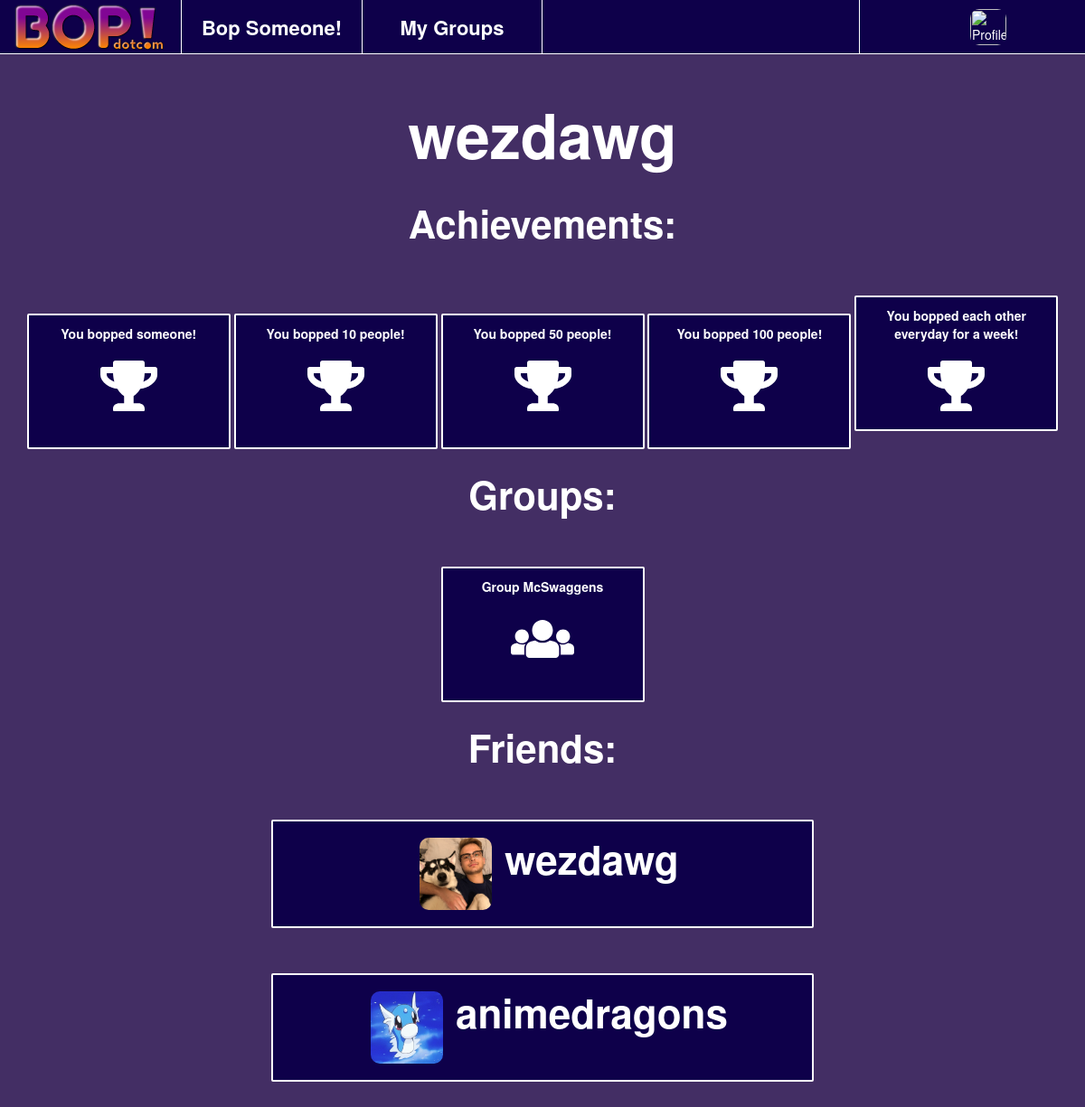
The page /userpage/2/ on the database as committed earlier.
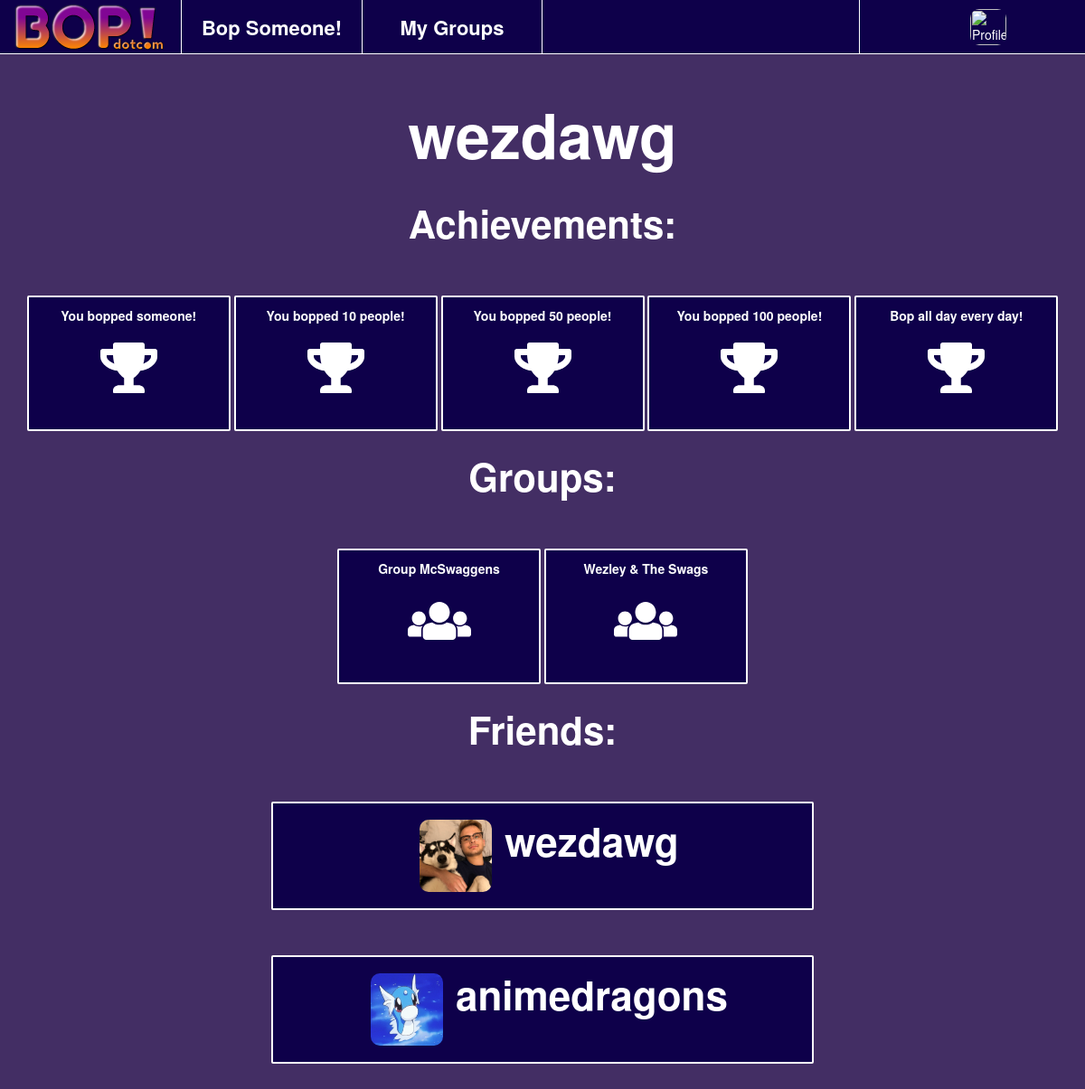
The same page on the database as committed later.
### bopapp/models.py (models this page shows)
class Has_Achievement(models.Model):
	achievement = models.ForeignKey(Achievement, on_delete=models.CASCADE, null=False)
	user = models.ForeignKey(Profile, on_delete=models.CASCADE, null=False)
	dateUnlocked = models.DateTimeField(auto_now_add=True)

class Achievement(models.Model):
	description = models.CharField('description', max_length=512, blank=True)

class In_Group(models.Model):
	user = models.ForeignKey(Profile, on_delete=models.CASCADE, null=False)
	group = models.ForeignKey(Group, on_delete=models.CASCADE, null=False)
	joined = models.DateTimeField(auto_now_add=True)

class Group(models.Model):
	groupName = models.CharField('name', max_length=512, blank=True)
	dateCreated = models.DateTimeField(auto_now_add=True)

class Profile(models.Model):
	user = models.OneToOneField(User, on_delete=models.CASCADE)
	userName = models.CharField('userName', max_length=256, blank=True)
	firstName = models.CharField('firstName', max_length=256, blank=True)
	lastName = models.CharField('lastName', max_length=256, blank=True)
	birthDate = models.DateTimeField(auto_now_add=True)
	profilePicture = models.ImageField(upload_to='profile_pictures', null=True, blank=True)

### bopapp/views.py (the view)
# urls.py: path('userpage/<int:u_id>/', views.user_page, name='userpage'),
def user_page(request, u_id):
	user = User.objects.filter(id = u_id)[0]
	cuser = request.user
	friends = Friend.objects.filter(Q(user1_id = user.id) | Q(user2_id = user.id)).values_list('user1_id', 'user2_id')
	friend_users = Profile.objects.filter(Q(user_id__in = [f[0] for f in friends]) | Q(user_id__in = [f[1] for f in friends]))
	achievements = Has_Achievement.objects.filter(user_id = user.id)
	groups = In_Group.objects.filter(user_id = user.id)
	return render(request, 'userpage.html', {
		'current_page': 'profile',
		'achievements': achievements,
		'groups': groups,
		'name': 'Bop!',
		'friends': friend_users,
		'user_view': user,
		'user': cuser
	})

### bopapp/templates/userpage.html
{% extends 'index.html' %}
{% load static %}
{% block content %}
<div class='userpage' style="color: white; width: 100%; height: content-fit; text-align: center; overflow-y: auto;">
	<div style="font-weight: bolder; font-size: 68px;">{{user_view.profile.userName}}</div>
	<br>
	<div style="font-weight: bolder; font-size: 42px;">Achievements:</div>
	<div>
		{% for ac in achievements %}
		<div class="bop" style="width: 225px; height: 150px; display: inline-block; text-align: center;"><div style="font-weight: bolder;">{{ac.achievement.description}}</div><br><i class="fas fa-trophy fa-4x"></i></div>
		{% endfor %}
	</div>
	<br>
	<div style="font-weight: bolder; font-size: 42px;">Groups:</div>
	<div>
		{% for gc in groups %}
		<div class="bop" style="width: 225px; height: 150px; display: inline-block; text-align: center;"><div style="font-weight: bolder;">{{gc.group.groupName}}</div><br><i class="fas fa-users fa-4x"></i></div>
		{% endfor %}
	</div>
	<br>
	<div style="font-weight: bolder; font-size: 42px;">Friends:</div>
	<div>
		{% for friend in friends %}
		<a href="{% url 'userpage' friend.id %}" style="color: white; text-decoration: none;">
			<div class="bop friend" style="text-align: center">
				<img class="profile-picture" src="{{friend.profilePicture.url}}" alt="Profile Picture" style="margin-left: 15px; height: 80px; width: 80px; margin-top:6px">
				<span style="margin-left: 10px; font-weight: bolder; font-size: 44px; padding-top: 6px;">{{friend.userName}}</span>
			</div>
		</a>
		{% endfor %}
	</div>
	<div style="height:150px;"></div>
</div>
{% endblock %}

Rows that differ between the two databases and show on the page:
changed through a linked row, Has_Achievement: achievement.description "You bopped each other everyday for a week!" → "Bop all day every day!"
added In_Group: group.groupName "Wezley & The Swags"
